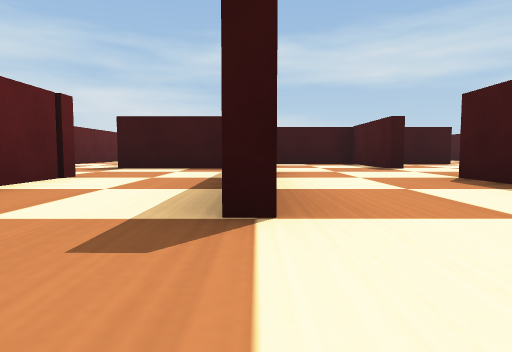
View 1 (above)

18 first-person views from a walk through a robot-simulator world made for Webots. The camera is 0.06 m above the floor, tilts 4° down and sees 75° across. The floor is counted in squares, 0.2 m on a side. Each view is taken from the middle of a square. On the plan, view 1 faces up. The plan holds only what a view shows up to about 9 squares ahead; the rest is blank. Robots are left out. Webots' stock objects and surfaces are drawn as simple stand-ins.

View 2
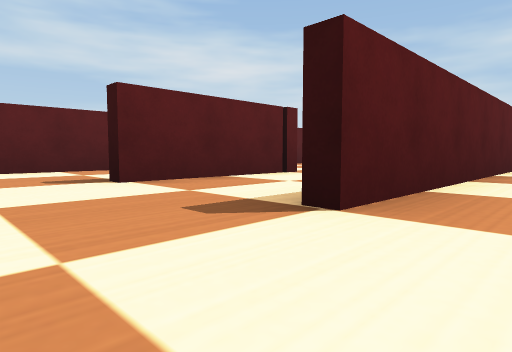

View 3
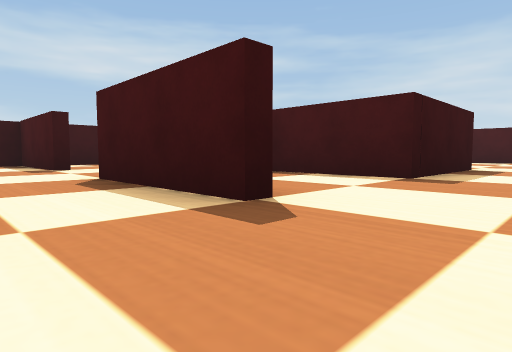

View 4
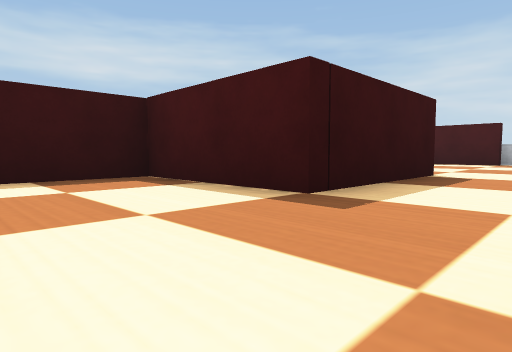

View 5
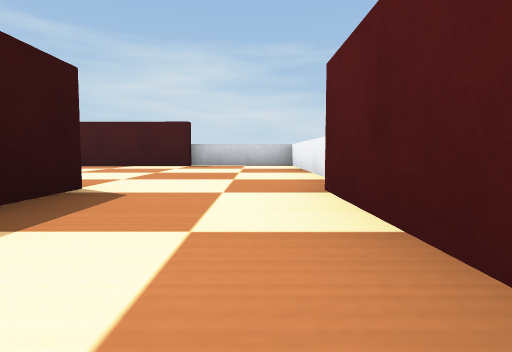

View 6
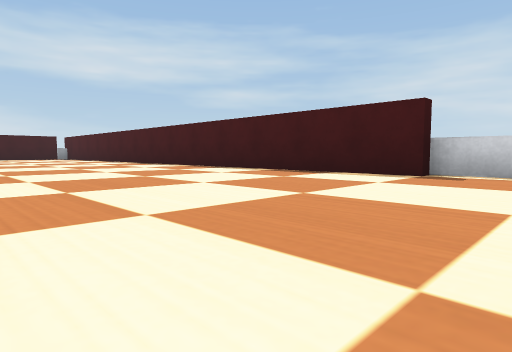

View 7
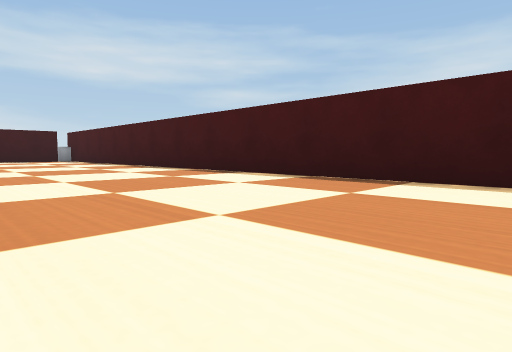

View 8
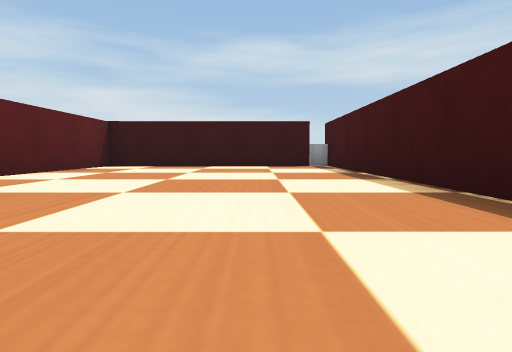

View 9
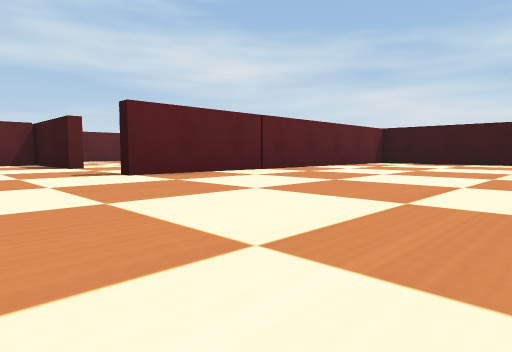

View 10
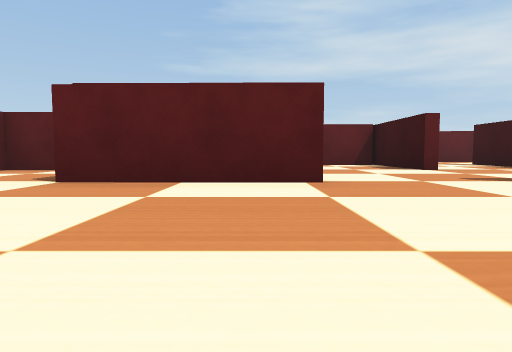

View 11
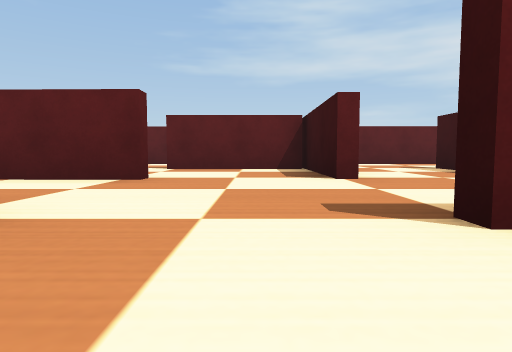

View 12
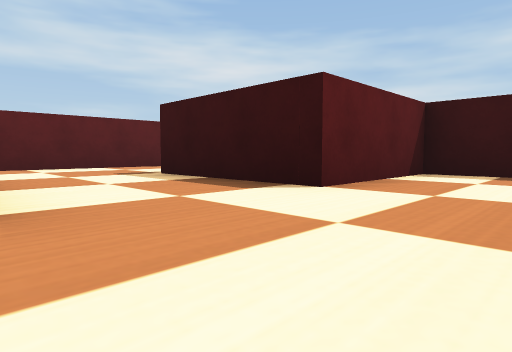

View 13
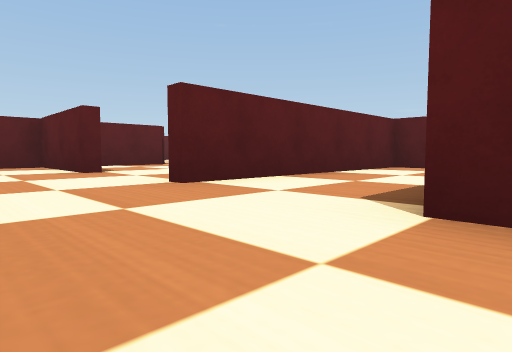

View 14
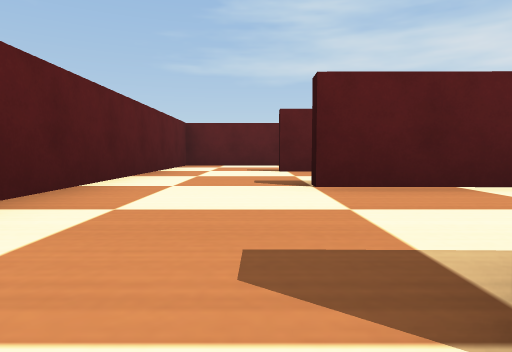

View 15
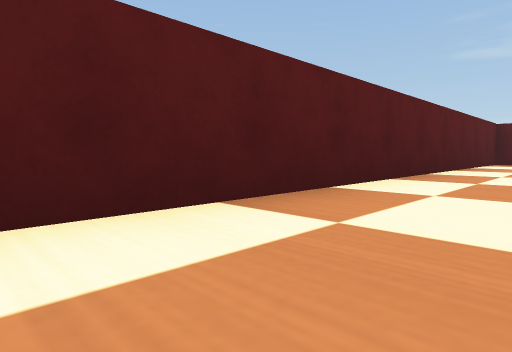

View 16
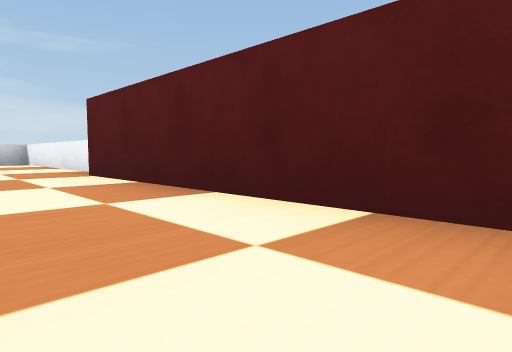

View 17
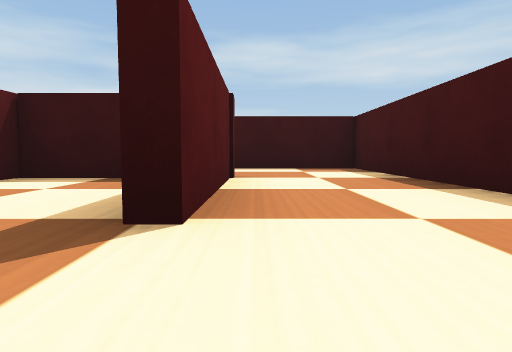

View 18
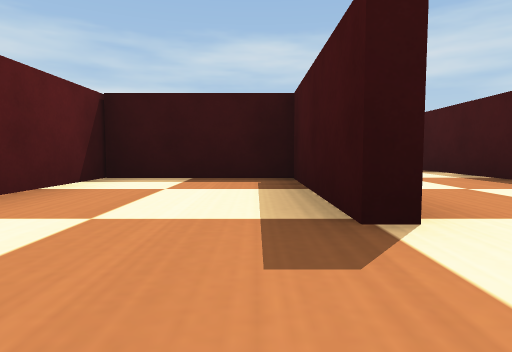

### Floor plan
Points are (right, up) in squares from view 1. A wall is a line through its corners. A room is listed if a view was taken in it or the views show most of it. See-through windows are left out.
Room 1 (view 1)
walls: (-0.1, 2.3) (-0.1, 6.4) (-1.6, 6.4); (-2.3, 4.3) (-2.3, 1.4); (-1.5, -0.6) (0.5, -0.6)
ways out: opening at (0, 0.5) to room 2; opening at (-2, 0.5) to room 4; opening at (-2.5, 5)
Room 2 (views 2, 3, 4, 5, 6, 7, 8, 9, 10, 11, 14, 15, 16)
walls: (7.7, 6.8) (7.7, 3.9); (5.4, 6.7) (5.4, 3.9) (3.5, 3.9); (5.2, 8.9) (0.5, 8.9); (7.9, 1.4) (5, 1.4) (5, 4.2) (6, 4.2); (2.5, 6.3) (2.5, 8.9); (2.8, 8.9) (2.8, 6.3); (12.5, 1.5) (12.6, 17); (8.5, -0.9) (12.9, -0.9) (12.9, 1.6); (2.4, 1.4) (2.4, 4.2) (4.3, 4.2); (0.1, 6.6) (0.1, 1.5); (0.5, -0.6) (7.7, -0.6); (12.8, 16.5) (7.7, 16.5) (7.7, 8.9)
ways out: opening at (0, 0.5) to room 1; opening at (6.5, 9) to room 3
Room 3 (views 12, 13)
walls: (6.4, 14) (5.4, 14) (5.4, 11.5) (2.5, 11.5); (0.2, 11.6) (0.2, 9.2) (5.2, 9.2)
ways out: opening at (6.5, 9) to room 2; opening at (1.5, 12.5)
Room 4 (views 17, 18)
walls: (-2.6, 1.4) (-2.6, 3.9) (-4.8, 3.9) (-4.8, -0.6) (-1.5, -0.6)
ways out: opening at (-2, 0.5) to room 1

Where each view was taken, in squares from view 1:
view 1: 0 up, 0 right, facing up
view 2: 0 up, 1 right, facing up-left
view 3: 0 up, 1 right, facing up-right
view 4: 0 up, 3 right, facing up-right
view 5: 0 up, 5 right, facing right
view 6: 0 up, 8 right, facing up-right
view 7: 4 up, 9 right, facing up-right
view 8: 9 up, 11 right, facing up
view 9: 7 up, 12 right, facing up-left
view 10: 6 up, 11 right, facing left
view 11: 8 up, 9 right, facing left
view 12: 9 up, 7 right, facing up-left
view 13: 12 up, 7 right, facing down-left
view 14: 1 up, 3 right, facing left
view 15: 1 up, 5 right, facing down-left
view 16: 1 up, 3 right, facing down-right
view 17: 0 up, 2 left, facing up
view 18: 0 up, 3 left, facing up
